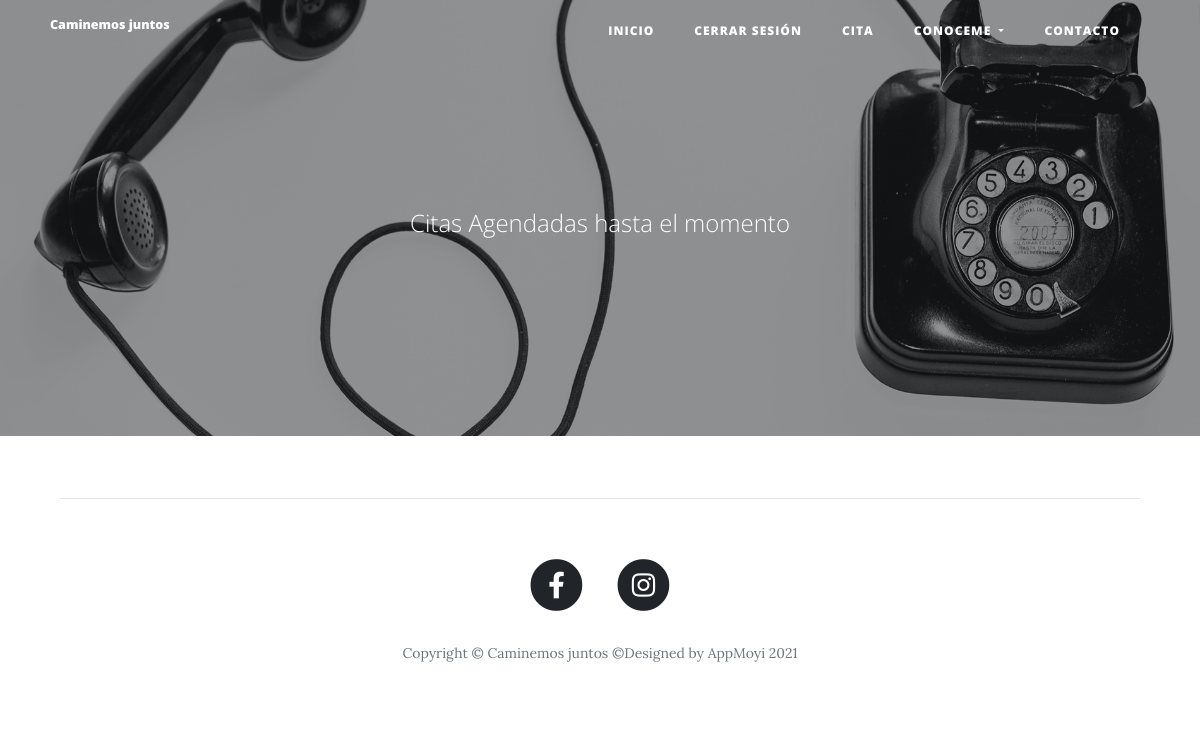
The app's page /get-all-appointments (signed in), older data.
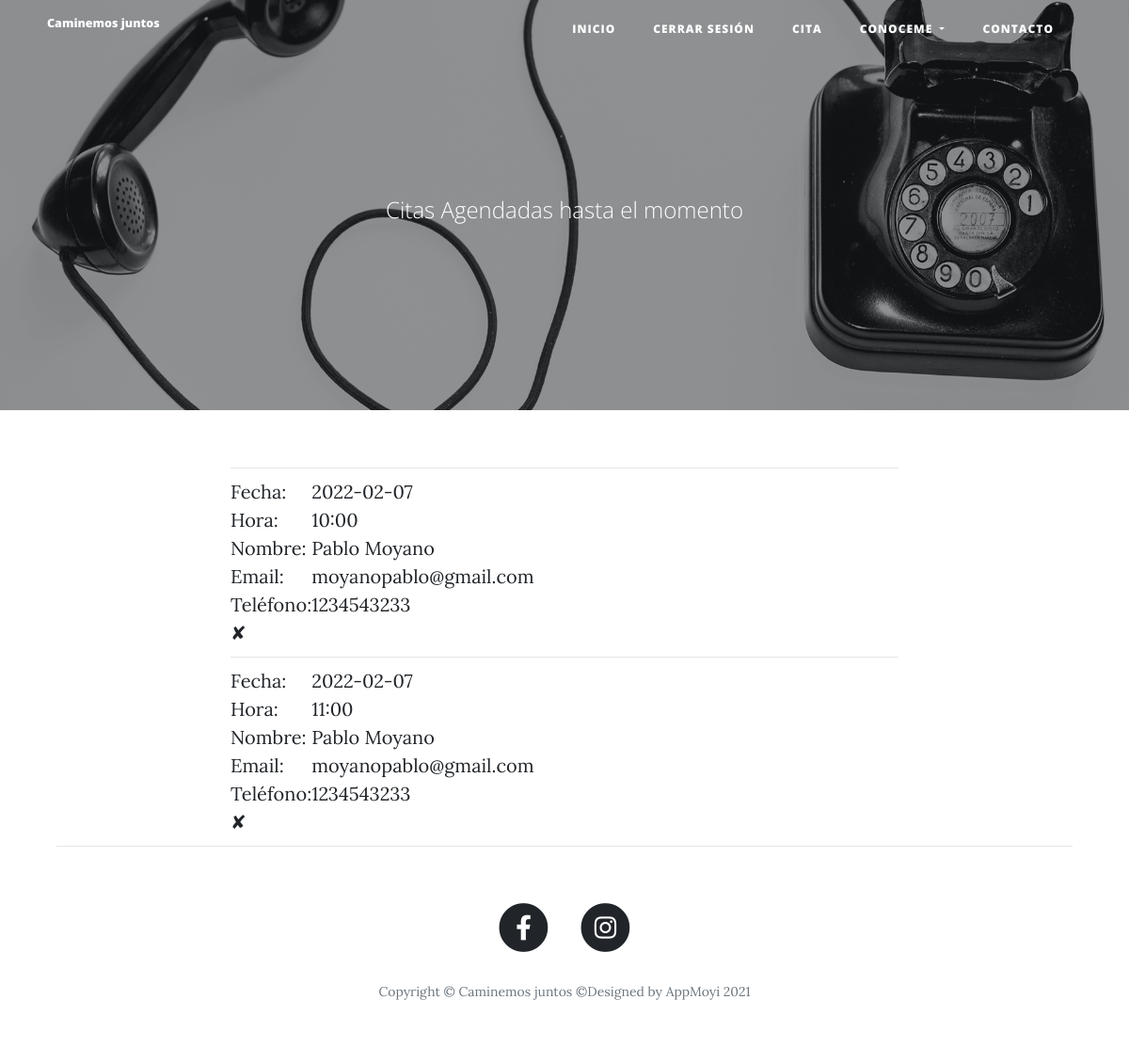
The same page, newer data.
### main.py (models this page shows)
class Appointment(db.Model):
    __tablename__ = "appointment"
    id = db.Column(db.Integer, primary_key=True)
    date = db.Column(db.String(250))
    hour = db.Column(db.String(250))
    name = db.Column(db.String(250))
    email = db.Column(db.String(250))
    phone = db.Column(db.String(100))

### main.py (the view)
@app.route('/get-all-appointments')
@admin_only
def get_all_appointments():
    all_dates = Appointment.query.order_by(desc(Appointment.date))
    return render_template("get-all-appointments.html", all_dates=all_dates, current_user=current_user)

### main.py (called while the page is built)
@app.before_request
def before_request():
    session.permanent = True
    app.permanent_session_lifetime = timedelta(minutes=30)

@login_manager.user_loader
def load_user(user_id):
    return User.query.get(int(user_id))

def admin_only(f):
    @wraps(f)
    def decorated_function(*args, **kwargs):
        if current_user.id != 1:
            return abort(403)
        return f(*args, **kwargs)
    return decorated_function

### templates/get-all-appointments.html
{% extends 'bootstrap/base.html' %}
{% import "bootstrap/wtf.html" as wtf %}
{% block content %}
{% include "header.html" %}
  <header class="masthead" style="background-image: url('static/img/contact-bg.jpg')">
    <div class="overlay"></div>
    <div class="container">
      <div class="row">
        <div class="col-lg-8 col-md-10 mx-auto">
          <div class="page-heading">
            <span class="subheading">Citas Agendadas hasta el momento</span>
          </div>
        </div>
      </div>
    </div>
  </header>
  <div class="container">
    <div class="row">
      <div class="col-lg-8 col-md-10 mx-auto">
      </div>
    </div>
  <div class="container">
    <div class="row">
      <div class="col-lg-8 col-md-10 mx-auto">
        {% if current_user.id == 1: %}
        {% for date in all_dates %}
          <table cellspancing="10">
            <td>
              <table>
                <tr>
                  <td>Fecha: </td>
                  <td>{{date.date}}</td>
                </tr>
                <tr>
                  <td>Hora: </td>
                  <td>{{date.hour}}</td>
                </tr>
                <tr>
                  <td>Nombre: </td>
                  <td>{{date.name}}</td>
                </tr>
                <tr>
                  <td>Email: </td>
                  <td>{{date.email}}</td>
                </tr>
                <tr>
                  <td>Teléfono: </td>
                  <td>{{date.phone}}</td>
                </tr>
              </table>
              </td>
              <hr>
              </table>
            <a href="{{url_for('delete_date', date_id=date.id) }}">✘</a>
          {% endfor %}
        {% endif %}
      </div>
  </div>
 <hr>
      {% include "footer.html" %}
{% endblock %}

### templates/header.html (shortened to what this page needs)
<!DOCTYPE html>
<html lang="en">
<head>
  <link rel="stylesheet" href="https://cdnjs.cloudflare.com/ajax/libs/twitter-bootstrap/3.3.7/css/bootstrap.min.css">
  <link rel="stylesheet" href="https://cdnjs.cloudflare.com/ajax/libs/bootstrap-datetimepicker/4.7.14/css/bootstrap-datetimepicker.min.css">
  <link href="{{ url_for('static', filename='vendor/bootstrap/css/bootstrap.min.css') }}" rel="stylesheet">
  <link href="{{ url_for('static', filename='vendor/fontawesome-free/css/all.min.css')}}" rel="stylesheet" type="text/css">
  <link href="{{ url_for('static', filename='css/clean-blog.min.css')}}" rel="stylesheet">
  <link href="{{ url_for('static', filename='css/about.css')}}" rel="stylesheet">
</head>
<body>
  <nav class="navbar navbar-expand-md navbar-light fixed-top" id="mainNav">
    <div class="container">
      <a class="navbar-brand" href="{{url_for('get_all_posts')}}">Caminemos juntos</a>
      <div class="collapse navbar-collapse" id="navbarResponsive">
        <ul class="navbar-nav ml-auto">
          <li class="nav-item">
            <a class="nav-link" href="{{ url_for('get_all_posts') }}">Inicio</a>
          </li>
          {% if not current_user.is_authenticated: %}
          <li class="nav-item">
            <a class="nav-link" href="{{ url_for('login') }}">Iniciar Sesión</a>
          </li>
          <li class="nav-item">
            <a class="nav-link" href="{{ url_for('register') }}">Registrarse</a>
          </li>
          {% else: %}
          <li class="nav-item">
            <a class="nav-link" href="{{ url_for('logout') }}">Cerrar Sesión</a>
          </li>
          {% endif %}
          <li class="nav-item">
            <a class="nav-link" href="{{ url_for('appointment') }}">Cita</a>
          </li>
            <li class="nav-item dropdown">
              <a class="nav-link dropdown-toggle" data-toggle="dropdown" href="#" id="navbarDropdownMenuLink" role="button">
                Conoceme
              </a>
            </li>
            <li class="nav-item">
              <a class="nav-link" href="{{ url_for('contact') }}">Contacto</a>
          </li>
        </ul>
      </div>
    </div>
  </nav>

### templates/footer.html (shortened to what this page needs)
  <footer>
    <div class="container">
      <div class="row">
        <div class="col-lg-8 col-md-10 mx-auto">
          <ul class="list-inline text-center">
            <li class="list-inline-item">
              <a href="https://facebook.com/caminemosjuntos.counseling/">
                <span class="fa-stack fa-lg">
                  <i class="fas fa-circle fa-stack-2x"></i>
                  <i class="fab fa-facebook-f fa-stack-1x fa-inverse"></i>
                </span>
              </a>
            </li>
            <li class="list-inline-item">
              <a href="https://www.instagram.com/caminemosjuntos.counseling/">
                <span class="fa-stack fa-lg">
                  <i class="fas fa-circle fa-stack-2x"></i>
                  <i class="fab fa-instagram fa-stack-1x fa-inverse"></i>
                </span>
              </a>
            </li>
          </ul>
          <p class="copyright text-muted">Copyright &copy; Caminemos juntos &copy;Designed by AppMoyi 2021</p>
        </div>
      </div>
    </div>
  </footer>
</body>
</html>

Row changes from the older to the newer data that the page shows:
added Appointment: date "2022-02-07", hour "10:00", name "Pablo Moyano", email "moyanopablo@gmail.com", phone "1234543233"
added Appointment: date "2022-02-07", hour "11:00", name "Pablo Moyano", email "moyanopablo@gmail.com", phone "1234543233"
